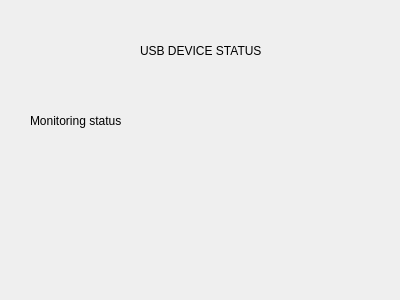
<?xml version="1.0" encoding="UTF-8"?>
<ui version="4.0">
 <class>USBDeviceStatusForm</class>
 <widget class="QWidget" name="USBDeviceStatusForm">
  <property name="geometry">
   <rect>
    <x>0</x>
    <y>0</y>
    <width>400</width>
    <height>300</height>
   </rect>
  </property>
  <property name="windowTitle">
   <string>Form</string>
  </property>
  <widget class="QLabel" name="lbl_heading">
   <property name="geometry">
    <rect>
     <x>140</x>
     <y>30</y>
     <width>131</width>
     <height>41</height>
    </rect>
   </property>
   <property name="layoutDirection">
    <enum>Qt::LeftToRight</enum>
   </property>
   <property name="text">
    <string>USB DEVICE STATUS </string>
   </property>
  </widget>
  <widget class="QLabel" name="lbl_status">
   <property name="geometry">
    <rect>
     <x>30</x>
     <y>110</y>
     <width>171</width>
     <height>21</height>
    </rect>
   </property>
   <property name="text">
    <string>Monitoring status</string>
   </property>
  </widget>
 </widget>
 <resources/>
 <connections/>
</ui>
